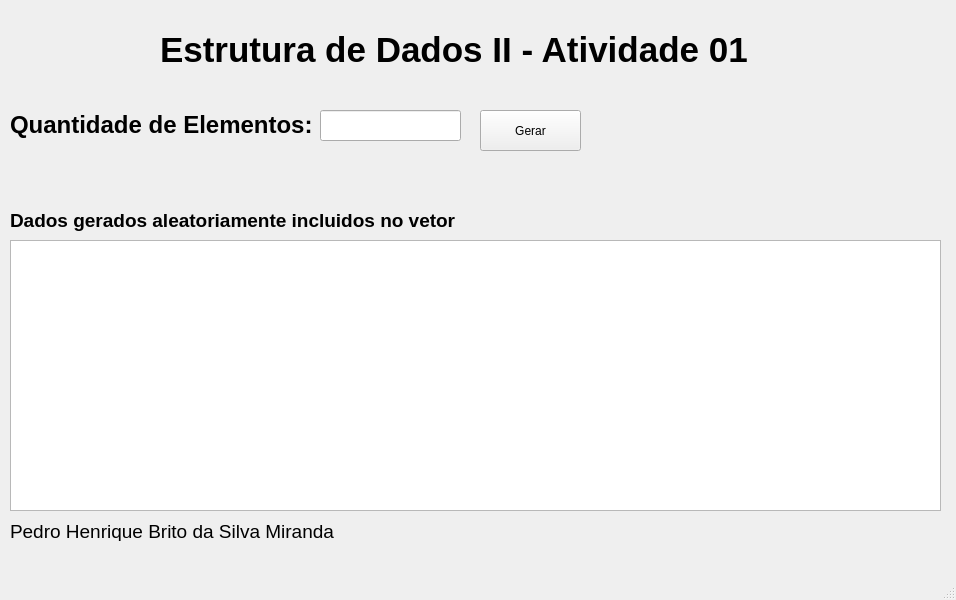
<?xml version="1.0" encoding="UTF-8"?>
<ui version="4.0">
 <class>MainWindow</class>
 <widget class="QMainWindow" name="MainWindow">
  <property name="geometry">
   <rect>
    <x>0</x>
    <y>0</y>
    <width>956</width>
    <height>600</height>
   </rect>
  </property>
  <property name="windowTitle">
   <string>MainWindow</string>
  </property>
  <widget class="QWidget" name="centralwidget">
   <widget class="QLabel" name="label">
    <property name="geometry">
     <rect>
      <x>160</x>
      <y>30</y>
      <width>601</width>
      <height>41</height>
     </rect>
    </property>
    <property name="text">
     <string>&lt;html&gt;&lt;head/&gt;&lt;body&gt;&lt;p&gt;&lt;span style=&quot; font-size:26pt; font-weight:700;&quot;&gt;Estrutura de Dados II - Atividade 01&lt;/span&gt;&lt;/p&gt;&lt;/body&gt;&lt;/html&gt;</string>
    </property>
   </widget>
   <widget class="QLabel" name="label_2">
    <property name="geometry">
     <rect>
      <x>10</x>
      <y>110</y>
      <width>311</width>
      <height>31</height>
     </rect>
    </property>
    <property name="text">
     <string>&lt;html&gt;&lt;head/&gt;&lt;body&gt;&lt;p&gt;&lt;span style=&quot; font-size:18pt; font-weight:700;&quot;&gt;Quantidade de Elementos:&lt;/span&gt;&lt;/p&gt;&lt;/body&gt;&lt;/html&gt;</string>
    </property>
   </widget>
   <widget class="QLabel" name="label_3">
    <property name="geometry">
     <rect>
      <x>10</x>
      <y>200</y>
      <width>451</width>
      <height>41</height>
     </rect>
    </property>
    <property name="text">
     <string>&lt;html&gt;&lt;head/&gt;&lt;body&gt;&lt;p&gt;&lt;span style=&quot; font-size:14pt; font-weight:700;&quot;&gt;Dados gerados aleatoriamente incluidos no vetor&lt;/span&gt;&lt;/p&gt;&lt;/body&gt;&lt;/html&gt;</string>
    </property>
   </widget>
   <widget class="QLabel" name="label_4">
    <property name="geometry">
     <rect>
      <x>10</x>
      <y>520</y>
      <width>331</width>
      <height>21</height>
     </rect>
    </property>
    <property name="text">
     <string>&lt;html&gt;&lt;head/&gt;&lt;body&gt;&lt;p&gt;&lt;span style=&quot; font-size:14pt;&quot;&gt;Pedro Henrique Brito da Silva Miranda&lt;/span&gt;&lt;/p&gt;&lt;/body&gt;&lt;/html&gt;</string>
    </property>
   </widget>
   <widget class="QLineEdit" name="lineEdit_inputTamanho">
    <property name="geometry">
     <rect>
      <x>320</x>
      <y>110</y>
      <width>141</width>
      <height>31</height>
     </rect>
    </property>
   </widget>
   <widget class="QPushButton" name="pushButton_Gerar">
    <property name="geometry">
     <rect>
      <x>480</x>
      <y>110</y>
      <width>101</width>
      <height>41</height>
     </rect>
    </property>
    <property name="text">
     <string>Gerar</string>
    </property>
   </widget>
   <widget class="QTextEdit" name="textEdit_saida">
    <property name="geometry">
     <rect>
      <x>10</x>
      <y>240</y>
      <width>931</width>
      <height>271</height>
     </rect>
    </property>
   </widget>
  </widget>
  <widget class="QMenuBar" name="menubar">
   <property name="geometry">
    <rect>
     <x>0</x>
     <y>0</y>
     <width>956</width>
     <height>20</height>
    </rect>
   </property>
  </widget>
  <widget class="QStatusBar" name="statusbar"/>
 </widget>
 <resources/>
 <connections/>
</ui>
